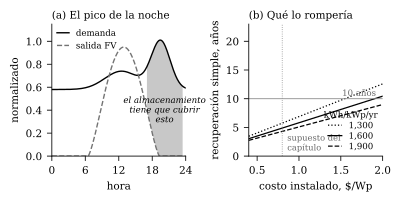

Generate this figure with Python:
"""Figura del capítulo 16 (energy.tex) — edición en español.

Rótulos traducidos; los datos y los supuestos son los mismos que en
../english/figs/solar.py y cualquier corrección tiene que entrar en ambas.

(a) Why storage is not optional. The daily load shape is SCHEMATIC -- Cuba's
    actual hourly demand curve is not reliably public, and verify.md records
    that obtaining it is the first thing that should be done to this chapter.
    What is not schematic is the qualitative fact the panel exists to show:
    Cuban demand peaks after sunset, so photovoltaic capacity alone displaces
    midday fuel -- the cheapest fuel to displace -- and leaves the hours that
    determine whether the grid holds exactly as they were.

(b) The sensitivity the argument actually turns on. Simple payback against
    installed cost, at three specific yields spanning the plausible Cuban
    range. The horizontal line is a ten-year payback, taken as the point past
    which the case weakens materially. The vertical marks the $0.80/Wp used in
    the chapter's table.

Run: python3 figs/solar.py   ->  figs/solar.pdf
"""
import matplotlib
matplotlib.use("Agg")
import matplotlib.pyplot as plt
import numpy as np

plt.rcParams.update({
    "font.family": "serif",
    "font.size": 7.5,
    "axes.linewidth": 0.6,
    "xtick.major.width": 0.6,
    "ytick.major.width": 0.6,
})

fig, (ax1, ax2) = plt.subplots(1, 2, figsize=(3.9, 1.9))

# --- (a) the evening gap ----------------------------------------------------
h = np.linspace(0, 24, 481)
# schematic load: overnight trough, mild midday shoulder, sharp evening peak
load = (0.58
        + 0.16 * np.exp(-((h - 12.5) ** 2) / (2 * 3.0 ** 2))
        + 0.42 * np.exp(-((h - 19.5) ** 2) / (2 * 1.7 ** 2)))
# PV: sunrise ~0630, sunset ~1900, clipped cosine bell
pv = np.clip(np.cos((h - 12.9) / 6.4 * (np.pi / 2)), 0, None) ** 1.35
pv = pv / pv.max() * 0.95

ax1.plot(h, load, color="black", lw=1.0, label="demanda")
ax1.plot(h, pv, color="0.45", lw=1.0, ls="--", label="salida FV")
gap = (h > 17.0) & (h < 23.5)
ax1.fill_between(h[gap], np.minimum(load, pv)[gap], load[gap],
                 color="0.75", alpha=0.85, lw=0)
ax1.text(20.2, 0.40, "el almacenamiento\ntiene que cubrir\nesto", ha="center", va="center",
         fontsize=6.2, style="italic")
ax1.set_xlim(0, 24); ax1.set_ylim(0, 1.15)
ax1.set_xticks([0, 6, 12, 18, 24])
ax1.set_xlabel("hora")
ax1.set_ylabel("normalizado")
ax1.set_title("(a) El pico de la noche", fontsize=7.5, loc="left", pad=4)
ax1.legend(frameon=False, fontsize=6.2, loc="upper left",
           handlelength=1.4, borderpad=0.1)
ax1.spines[["top", "right"]].set_visible(False)

# --- (b) payback sensitivity ------------------------------------------------
# 10 TWh/yr target; fuel displaced at 30% thermal efficiency, 40 GJ/t,
# valued at $450/t. Storage held at the chapter's $1.6bn.
cost = np.linspace(0.4, 2.0, 200)          # $/Wp installed
fuel_saving = 1.35e9                        # $/yr, chapter's midpoint
storage = 1.6e9
for yld, style, lab in [(1300, ":", "1,300"), (1600, "-", "1,600"), (1900, "--", "1,900")]:
    gwp = 10e9 / yld                        # kWp required
    capex = gwp * 1e3 * cost + storage      # $/Wp -> $/kWp
    ax2.plot(cost, capex / fuel_saving, style, color="black", lw=0.9, label=lab)
ax2.axhline(10, color="0.55", lw=0.6)
ax2.text(1.92, 10.5, "10 años", ha="right", fontsize=6.2, color="0.4")
ax2.axvline(0.80, color="0.55", lw=0.6, ls=":")
ax2.text(0.86, 1.0, "supuesto del\ncapítulo", fontsize=6.0, color="0.4")
ax2.set_xlabel("costo instalado, \\$/Wp")
ax2.set_ylabel("recuperación simple, años")
ax2.set_xlim(0.4, 2.0); ax2.set_ylim(0, 23)
ax2.set_title("(b) Qué lo rompería", fontsize=7.5, loc="left", pad=4)
ax2.legend(frameon=False, fontsize=6.2, title="kWh/kWp/yr",
           title_fontsize=6.2, loc="lower right", handlelength=1.6,
           borderpad=0.1, labelspacing=0.25)
ax2.spines[["top", "right"]].set_visible(False)

fig.tight_layout(pad=0.4)
fig.savefig("figs/solar.pdf", bbox_inches="tight")
print("escrito figs/solar.pdf")
